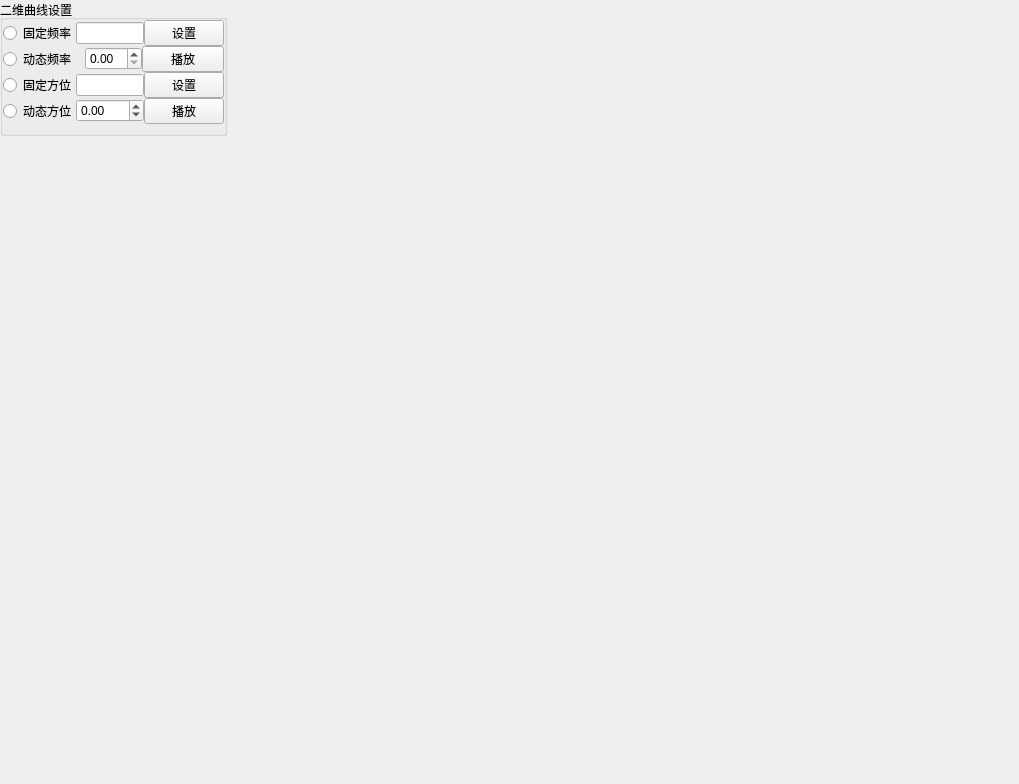
<?xml version="1.0" encoding="UTF-8"?>
<ui version="4.0">
 <class>SetCruveDialog</class>
 <widget class="QWidget" name="SetCruveDialog">
  <property name="geometry">
   <rect>
    <x>0</x>
    <y>0</y>
    <width>1019</width>
    <height>784</height>
   </rect>
  </property>
  <property name="windowTitle">
   <string>Setting Cruve</string>
  </property>
  <layout class="QVBoxLayout" name="verticalLayout_3">
   <property name="leftMargin">
    <number>0</number>
   </property>
   <property name="topMargin">
    <number>0</number>
   </property>
   <property name="rightMargin">
    <number>0</number>
   </property>
   <property name="bottomMargin">
    <number>0</number>
   </property>
   <item>
    <layout class="QHBoxLayout" name="horizontalLayout_6" stretch="1,6">
     <item>
      <layout class="QVBoxLayout" name="verticalLayout">
       <item>
        <widget class="QGroupBox" name="groupBox_2">
         <property name="title">
          <string>二维曲线设置</string>
         </property>
         <layout class="QVBoxLayout" name="verticalLayout_2">
          <property name="spacing">
           <number>0</number>
          </property>
          <property name="leftMargin">
           <number>0</number>
          </property>
          <property name="topMargin">
           <number>0</number>
          </property>
          <property name="rightMargin">
           <number>0</number>
          </property>
          <item>
           <layout class="QHBoxLayout" name="horizontalLayout" stretch="1,0,1">
            <item>
             <widget class="QRadioButton" name="radioButton">
              <property name="text">
               <string>固定频率</string>
              </property>
             </widget>
            </item>
            <item>
             <widget class="QLineEdit" name="lineEdit_10"/>
            </item>
            <item>
             <widget class="QPushButton" name="pushButton">
              <property name="text">
               <string>设置</string>
              </property>
             </widget>
            </item>
           </layout>
          </item>
          <item>
           <layout class="QHBoxLayout" name="horizontalLayout_2" stretch="1,0,1">
            <item>
             <widget class="QRadioButton" name="radioButton_2">
              <property name="text">
               <string>动态频率</string>
              </property>
             </widget>
            </item>
            <item>
             <widget class="QDoubleSpinBox" name="doubleSpinBox"/>
            </item>
            <item>
             <widget class="QPushButton" name="pushButton_2">
              <property name="text">
               <string>播放</string>
              </property>
             </widget>
            </item>
           </layout>
          </item>
          <item>
           <layout class="QHBoxLayout" name="horizontalLayout_3" stretch="1,0,1">
            <item>
             <widget class="QRadioButton" name="radioButton_3">
              <property name="text">
               <string>固定方位</string>
              </property>
             </widget>
            </item>
            <item>
             <widget class="QLineEdit" name="lineEdit_11"/>
            </item>
            <item>
             <widget class="QPushButton" name="pushButton_3">
              <property name="text">
               <string>设置</string>
              </property>
             </widget>
            </item>
           </layout>
          </item>
          <item>
           <layout class="QHBoxLayout" name="horizontalLayout_4" stretch="1,0,1">
            <item>
             <widget class="QRadioButton" name="radioButton_4">
              <property name="text">
               <string>动态方位</string>
              </property>
             </widget>
            </item>
            <item>
             <widget class="QDoubleSpinBox" name="doubleSpinBox_2">
              <property name="minimum">
               <double>-200.000000000000000</double>
              </property>
              <property name="maximum">
               <double>200.000000000000000</double>
              </property>
             </widget>
            </item>
            <item>
             <widget class="QPushButton" name="pushButton_4">
              <property name="text">
               <string>播放</string>
              </property>
             </widget>
            </item>
           </layout>
          </item>
         </layout>
        </widget>
       </item>
       <item>
        <spacer name="verticalSpacer">
         <property name="orientation">
          <enum>Qt::Vertical</enum>
         </property>
         <property name="sizeHint" stdset="0">
          <size>
           <width>17</width>
           <height>328</height>
          </size>
         </property>
        </spacer>
       </item>
      </layout>
     </item>
     <item>
      <layout class="QHBoxLayout" name="horizontalLayout_5" stretch="11,1">
       <item>
        <widget class="QWidget" name="tempWidget" native="true"/>
       </item>
       <item>
        <spacer name="horizontalSpacer">
         <property name="orientation">
          <enum>Qt::Horizontal</enum>
         </property>
         <property name="sizeHint" stdset="0">
          <size>
           <width>88</width>
           <height>20</height>
          </size>
         </property>
        </spacer>
       </item>
      </layout>
     </item>
    </layout>
   </item>
  </layout>
 </widget>
 <resources/>
 <connections/>
</ui>
